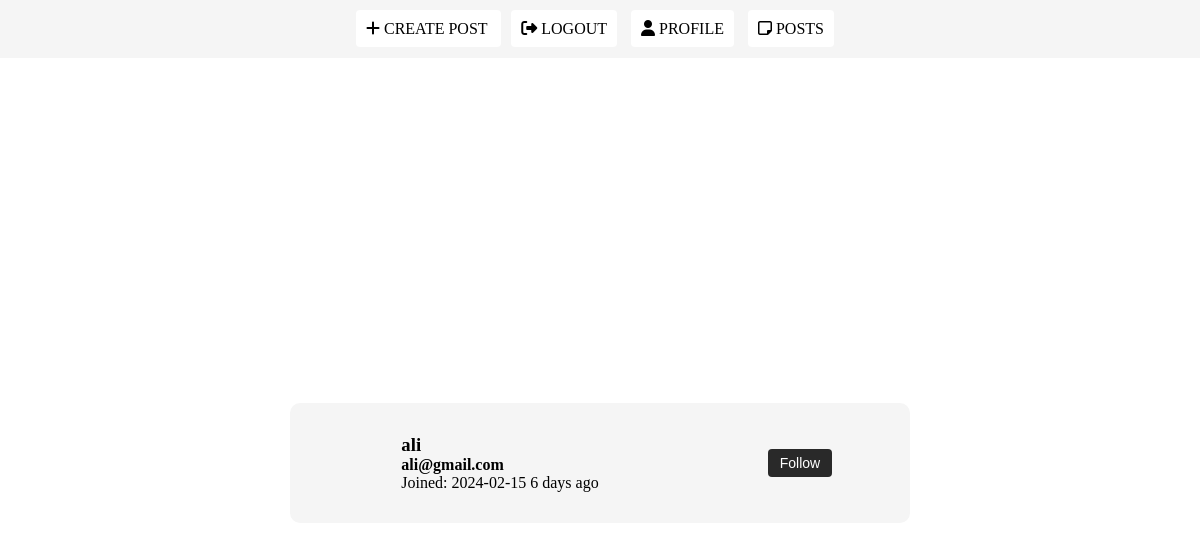
The app's page /authors, older data.
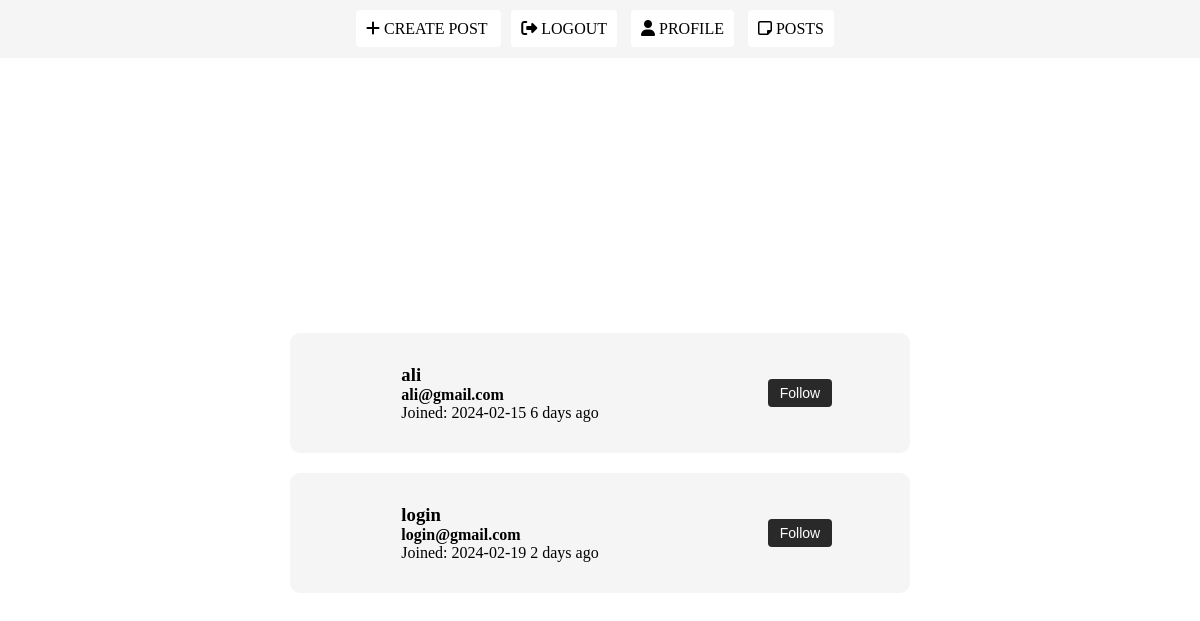
The same page, newer data.
### tables this page shows
CREATE TABLE users (name TEXT, email TEXT, joining_date DATETIME, password TEXT);

### app.py (the view)
@app.route("/authors", methods=['GET'])
def get_authors():
    authors_query = 'SELECT * FROM users'
    sqlite_conn = get_db()
    cursor = sqlite_conn.cursor()
    try:
        authors_result = cursor.execute(authors_query)
        authors = authors_result.fetchall()
        authors_with_joining_date_difference = []
        for author in authors:
            joining_date = author[2].split(" ")[0]
            joining_date_diff_in_days = (datetime.datetime.now() - datetime.datetime.strptime(joining_date, '%Y-%m-%d')).days
            authors_with_joining_date_difference.append((author[0], author[1], author[2].split(" ")[0], joining_date_diff_in_days))
        return render_template("authors.html", authors=authors_with_joining_date_difference)
    except sqlite3.Error as e:
        print(e, "Error Bro")
        return json_response(message="Error")

### app.py (called while the page is built)
def get_db():
    db = getattr(g, '_database', None)
    if db is None:
        db = g._database = connect_to_sqlite()
    return db

@app.before_request
def check_session():
    to_be_checeed = ['/login', '/signup', '/main', '/posts', '/create_post', '/save_post', '/view_posts/', '/profile', '/chat']
    if request.path == '/login' or request.path == '/signup':
        return
    elif request.path in to_be_checeed:
        if 'session_id' not in session:
            return redirect(url_for('login_form'))

### database/db.py (called while the page is built)
def connect_to_sqlite():
    try:
        conn = sqlite3.connect('mistakes.sqlite3')
        return conn
    except sqlite3.Error as e:
        print(e)
        return None

### templates/authors.html (shortened to what this page needs)
<!DOCTYPE html>
<html lang="en">
<head>
</head>
<body>
    <nav class="nav_bar">
        <div class="" style="margin: 20px;">
            <a href="/create_post" class="btn_link"><i class="fa fa-plus"></i> create post </a>
            <a href="/logout" class="btn_link"><i class="fa fa-sign-out"></i> Logout</a>
            <a href="/profile" class="btn_link"><i class="fa fa-user"></i> Profile</a>
            <a href="/view_posts" class="btn_link"><i class="fa fa-sticky-note-o"></i> Posts</a>
        </div>
    </nav>
    <div class="post_info">
        {% for author in authors %}
            <section>
                <div class="user_card_profile">
                    <div>
                        <h3> {{author[0]}}</h3>
                        <h4> {{author[1]}} </h4>
                        <time> Joined: {{author[2]}} <span> {{author[3]}} days ago</span></time>
                    </div>
                    <div class="follow_button">
                        <button class="btn follow_btn" id="follow_button">
                            Follow
                        </button>
                    </div>
                </div>
            </section>
        {% endfor %}
    </div>
</body>
</html>

Row changes from the older to the newer data that the page shows:
added users: name "login", email "login@gmail.com", joining_date "2024-02-19", author "2"
